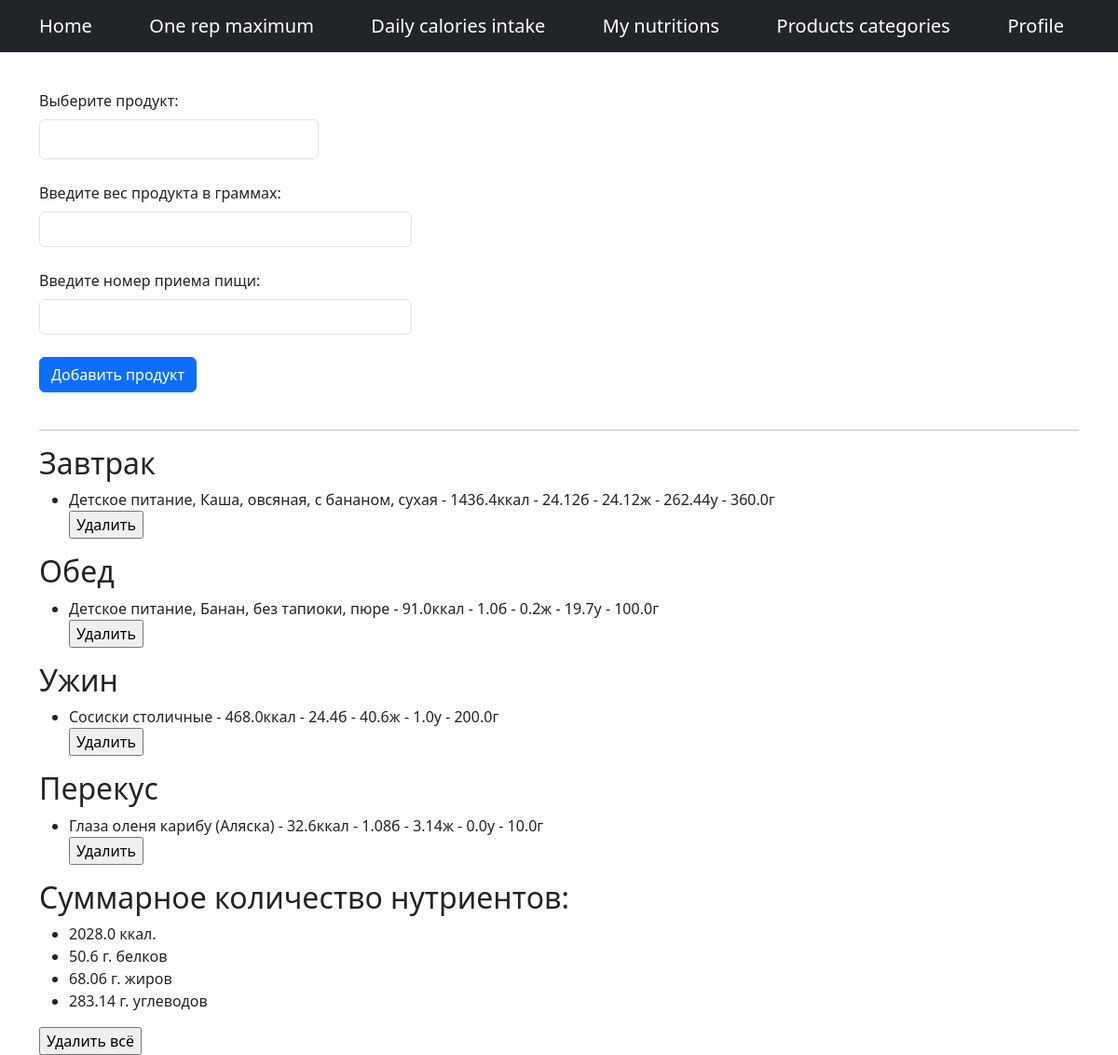
/my-nutrition/ (signed in), run on the app's committed database.
### calculator/models.py (models this page shows)
class Product(models.Model):
    name = models.CharField(max_length=100)
    calories = models.DecimalField(max_digits=5, decimal_places=1)
    protein = models.DecimalField(max_digits=5, decimal_places=1)
    fat = models.DecimalField(max_digits=5, decimal_places=1)
    carbohydrates = models.DecimalField(max_digits=5, decimal_places=1)
    category = models.ForeignKey('Category', on_delete=models.CASCADE)

class UserNutrition(models.Model):
    user = models.ForeignKey('User', on_delete=models.CASCADE)
    product = models.ForeignKey('Product', on_delete=models.CASCADE)
    weight = models.FloatField()
    meal = models.PositiveSmallIntegerField()

### calculator/views.py (the view, shortened to what this page needs)
# urls.py: path('my-nutrition/', views.my_nutrition, name='my-nutrition'),
@login_required(login_url='/profile')
def my_nutrition(request):
    context = {
        'menu': menu,
        'products': '',
        'calories': 0,
        'proteins': 0,
        'fats': 0,
        'carbohydrates': 0,
    }
    user = request.user
    products = User.objects.get(username=user).usernutrition_set.all()
    if products:
        meals = {
            1: [],
            2: [],
            3: [],
            4: [],
        }
        for p in products:
            pr = Product.objects.get(pk=p.product_id)
            meals[p.meal].append([
                pr.name,
                round(float(pr.calories)/100*float(p.weight), 2),
                round(float(pr.protein)/100*float(p.weight), 2),
                round(float(pr.fat)/100*float(p.weight), 2),
                round(float(pr.carbohydrates)/100*float(p.weight), 2),
                p.weight,
                pr.id])
        context['products'] = meals
        for meal in meals:
            for p in meals[meal]:
                context['calories'] += p[1]
                context['proteins'] += p[2]
                context['fats'] += p[3]
                context['carbohydrates'] += p[4]
    context['calories'] = round(context['calories'], 2)
    context['proteins'] = round(context['proteins'], 2)
    context['fats'] = round(context['fats'], 2)
    context['carbohydrates'] = round(context['carbohydrates'], 2)
    return render(request, 'calculator/my_nutrition.html', context=context)

### calculator/models.py (called while the page is built)
    def __str__(self):
        return self.username

### calculator/templates/calculator/my_nutrition.html (shortened to what this page needs)
{% extends 'calculator/layout.html' %}
{% block head %}
<link rel="stylesheet" href="https://code.jquery.com/ui/1.12.1/themes/base/jquery-ui.css">
{% endblock %}
{% block content %}
<div class="container">
    <form method="post">
        <div style="width: 400px; margin-bottom: 40px;">
            <label for="product" class="form-label">Выберите продукт:</label>
            <input type="text" class="form-control" id="product-search" name="product-search"><br>
            <label for="weight" class="form-label">Введите вес продукта в граммах:</label>
            <input type="number" class="form-control" min="0" id="weight" name="weight"><br>
            <label for="meal" class="form-label">Введите номер приема пищи:</label>
            <input type="number" class="form-control" min="1" max="4" id="meal" name="meal"><br>
            <button type="submit" class="btn btn-primary" value="Добавить продукт">Добавить продукт</button>
        </div>
    </form>
    <hr>
    {% if products %}
    <h2>Завтрак</h2>
    <ul>
        {% for p in products.1 %}
        <li>
            {{p.0}} - {{p.1}}ккал - {{p.2}}б - {{p.3}}ж - {{p.4}}у - {{p.5}}г
            <form action="{% url 'calculator:clear-product-from-my-nutrition' p.6 %}">
                <input type="submit" value="Удалить" class="delete-product">
            </form>
        </li>
        {% endfor %}
    </ul>
    <h2>Обед</h2>
    <ul>
        {% for p in products.2 %}
        <li>
            {{p.0}} - {{p.1}}ккал - {{p.2}}б - {{p.3}}ж - {{p.4}}у - {{p.5}}г
            <form action="{% url 'calculator:clear-product-from-my-nutrition' p.6 %}">
                <input type="submit" value="Удалить" class="delete-product">
            </form>
        </li>
        {% endfor %}
    </ul>
    <h2>Ужин</h2>
    <ul>
        {% for p in products.3 %}
        <li>
            {{p.0}} - {{p.1}}ккал - {{p.2}}б - {{p.3}}ж - {{p.4}}у - {{p.5}}г
            <form action="{% url 'calculator:clear-product-from-my-nutrition' p.6 %}">
                <input type="submit" value="Удалить" class="delete-product">
            </form>
        </li>
        {% endfor %}
    </ul>
    <h2>Перекус</h2>
    <ul>
        {% for p in products.4 %}
        <li>
            {{p.0}} - {{p.1}}ккал - {{p.2}}б - {{p.3}}ж - {{p.4}}у - {{p.5}}г
            <form action="{% url 'calculator:clear-product-from-my-nutrition' p.6 %}">
                <input type="submit" value="Удалить" class="delete-product">
            </form>
        </li>
        {% endfor %}
    </ul>
    <h2>Суммарное количество нутриентов:</h2>
    <ul>
        <li>{{calories}} ккал.</li>
        <li>{{proteins}} г. белков</li>
        <li>{{fats}} г. жиров</li>
        <li>{{carbohydrates}} г. углеводов</li>
    </ul>
    <form action="{% url 'calculator:clear-all-products-from-my-nutrition' %}">
        <input type="submit" value="Удалить всё" class="delete-product">
    </form>
    {% endif %}
</div>
{% endblock %}

### calculator/static/main/css/style.css (style rules this page uses)
#product-search { width: 300px; padding: 10px; font-size: 14px; }

### data on the page
Product: name "Детское питание, Каша, овсяная, с бананом, сухая"
UserNutrition: weight "360.0"
Product: name "Детское питание, Банан, без тапиоки, пюре"
UserNutrition: weight "100.0"
UserNutrition: weight "200.0"
Product: name "Глаза оленя карибу (Аляска)"
UserNutrition: weight "10.0"

### other printed values
{{ m.title }} "Home" "One rep maximum" "Daily calories intake" "My nutritions" "Products categories" "Profile"
{{ p.1 }} "1436.4"
{{ p.2 }} "24.12"
{{ p.3 }} "24.12"
{{ p.4 }} "262.44"
{{ p.1 }} "91.0"
{{ p.2 }} "1.0"
{{ p.3 }} "0.2"
{{ p.4 }} "19.7"
{{ p.1 }} "468.0"
{{ p.2 }} "24.4"
{{ p.3 }} "40.6"
{{ p.4 }} "1.0"
{{ p.1 }} "32.6"
{{ p.2 }} "1.08"
